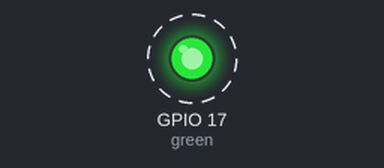
A program run on a simulated Raspberry Pi (BCM pin numbers). Shown: output pins drawn as LEDs (lit = HIGH). Dashed ring = blinking.

Above: at 0.5 s.
Timing chart, 0 to 4.6 s (numbered marks = the images above):
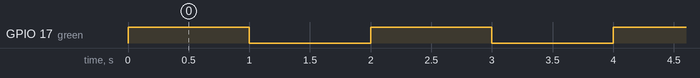

Measured:
- by itself, GPIO 17 (green): alternates HIGH for 1.0 s and LOW for 1.0 s

The program:

LED.py
```python
from gpiozero import LED
from time import sleep

green= LED(17)
cont=0;

while True:
#for  cont in range  (10):
    green.on()
    sleep(1)
    green.off()
    sleep(1)
    cont = cont +1

    
```
